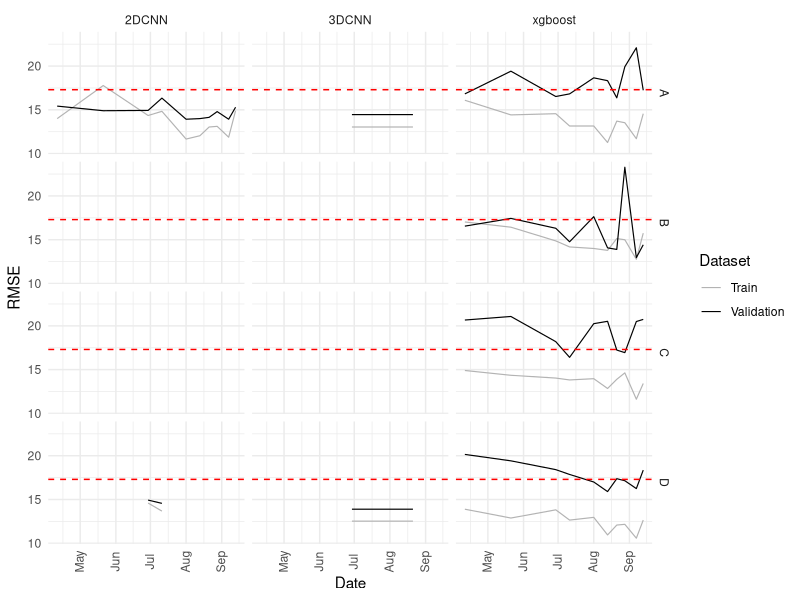

Write the R code that produced this figure.
## ---- chunk 1
library(lubridate)
library(ggplot2)
library(tidyverse)

rice <- read.csv('rice_remote_sensing - Sheet1.csv', header=T)
rice$Date <- as.Date(rice$Date, "%m-%d-%Y")
rice <- subset(rice, Date != "2019-06-13")
rice.long <- rice %>% pivot_longer(c(Train_MSE, Val_MSE))
#rice.long <- rice %>% pivot_longer(c(Train_MSE, Val_MSE, Test_MSE))

#ggplot(rice.long, aes(x=Date, y=sqrt(value), col=name)) + geom_line(size=0.25) + facet_grid(Set~Model) + theme_classic() + geom_hline(yintercept = sqrt(17.3)^2, col="red", lty=2) + scale_color_manual(values = c("black","grey90", "grey50"), name="Dataset", labels=c("Test", "Train", "Validation")) + scale_linetype(name="Fold") + ylab("RMSE") + theme(axis.text.x = element_text(angle = 90, vjust=0.4))#+ geom_point(size=0.3)

ggplot(rice.long, aes(x=Date, y=sqrt(value), col=name)) + geom_line(size=0.4) + facet_grid(Set~Model) + theme_minimal() + geom_hline(yintercept = sqrt(17.3)^2, col="red", lty=2) + scale_color_manual(values = c("grey70", "black"), name="Dataset", labels=c("Train", "Validation")) + scale_linetype(name="Fold") + ylab("RMSE") + theme(axis.text.x = element_text(angle = 90, vjust=0.4))#+ geom_point(size=0.2)
